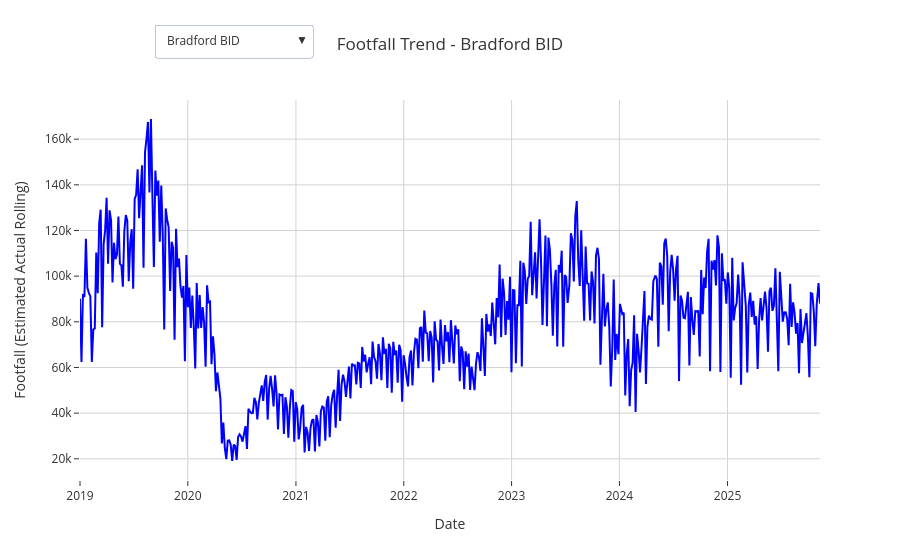

The notebook cell this image was saved under:
### Markdown cell above
The previous plot is modified by smoothing the trend line for more clearer visualisation.

### Code cell
#Smooth Spline Curve
#Plot interactive line graph of footfall throughout time
import plotly.express as px
from scipy.interpolate import make_interp_spline
import plotly.graph_objects as go

#Isolate regions
regions = footfall['centre_name'].unique()

#Create initial figure
fig_BradFF = go.Figure()
buttons = []

#Loop through each region
for i, region in enumerate(regions):
    df_region = footfall[footfall['centre_name'] == region].sort_values('datestamp')

    #Data prep
    x = df_region['datestamp']
    y = df_region['estimated_actual_footfall_rolling']

    #Create smoothed line with interpolation
    x_numeric = np.arange(len(x))
    X_Y_Spline = make_interp_spline(x_numeric, y)
    X_ = np.linspace(x_numeric.min(), x_numeric.max(), 500)
    Y_ = X_Y_Spline(X_)

    #Convert the dates back to show timeframe
    x_seconds = np.array([dt.timestamp() for dt in x])
    X_dates_seconds = np.interp(X_, x_numeric, x_seconds)
    X_dates = pd.to_datetime(X_dates_seconds, unit='s')
    
    #Add traces for this variable
    fig_BradFF.add_trace(
        go.Scatter(
            x= X_dates,
            y= Y_,
            mode='lines',
            line= dict(color='blue', width=2, dash='solid'),
            name= region,
            visible= (i==0), #only first is visible initially
            hovertemplate= '📅 %{x|%Y-%m-%d}<br> 👣Footfall: %{y:.1f}')
        )

#Add buttons for dropdown menu
for i, region in enumerate(regions):
    visible_array = [False] * len(regions)
    visible_array[i] = True
    buttons.append(dict(
        label=region,
        method='update',
        args=[{'visible': visible_array},
            {'title': f'Footfall Trend - {region}'}]
    ))

#Add dropdown and choose layout
fig_BradFF.update_layout(
    title= f'Footfall Trend - {regions[0]}',
    xaxis = dict(
        title= 'Date',
        showgrid= True,
        gridcolor='lightgrey',
        zeroline= False
    ),
    yaxis= dict(
        title='Footfall (Estimated Actual Rolling)',
        showgrid= True,
        gridcolor='lightgrey',
        zeroline= False
    ),
    template= 'ggplot2',
    plot_bgcolor='rgba(0,0,0,0)',
    paper_bgcolor='rgba(0,0,0,0)',
    updatemenus=[dict(
        active=0,
        buttons=buttons,
        x= 0.1,
        y=1.2,
        xanchor= 'left',
        yanchor= 'top',
        direction='down',
        showactive= True
    )],
)
    
fig_BradFF.show()

### Figure 1 — Plotly figure (JSON) as saved in the notebook; plotly's stock layout.template omitted (floating-point values rounded to 4 significant figures; data arrays with more than 128 entries replaced by an {"elided": "..."} marker saying what was removed)
{"data": [{"hovertemplate": "📅 %{x|%Y-%m-%d}<br> 👣Footfall: %{y:.1f}", "line": {"color": "blue", "dash": "solid", "width": 2}, "mode": "lines", "name": "Bradford BID", "type": "scatter", "visible": true, "x": {"elided": "500 str values"}, "y": {"elided": "500 float values"}}, {"hovertemplate": "📅 %{x|%Y-%m-%d}<br> 👣Footfall: %{y:.1f}", "line": {"color": "blue", "dash": "solid", "width": 2}, "mode": "lines", "name": "Met Office - Bradford", "type": "scatter", "visible": false, "x": {"elided": "500 str values"}, "y": {"elided": "500 float values"}}], "layout": {"paper_bgcolor": "rgba(0,0,0,0)", "plot_bgcolor": "rgba(0,0,0,0)", "title": {"text": "Footfall Trend - Bradford BID"}, "updatemenus": [{"active": 0, "buttons": [{"args": [{"visible": [true, false]}, {"title": "Footfall Trend - Bradford BID"}], "label": "Bradford BID", "method": "update"}, {"args": [{"visible": [false, true]}, {"title": "Footfall Trend - Met Office - Bradford"}], "label": "Met Office - Bradford", "method": "update"}], "direction": "down", "showactive": true, "x": 0.1, "xanchor": "left", "y": 1.2, "yanchor": "top"}], "xaxis": {"gridcolor": "lightgrey", "showgrid": true, "title": {"text": "Date"}, "zeroline": false}, "yaxis": {"gridcolor": "lightgrey", "showgrid": true, "title": {"text": "Footfall (Estimated Actual Rolling)"}, "zeroline": false}}}
